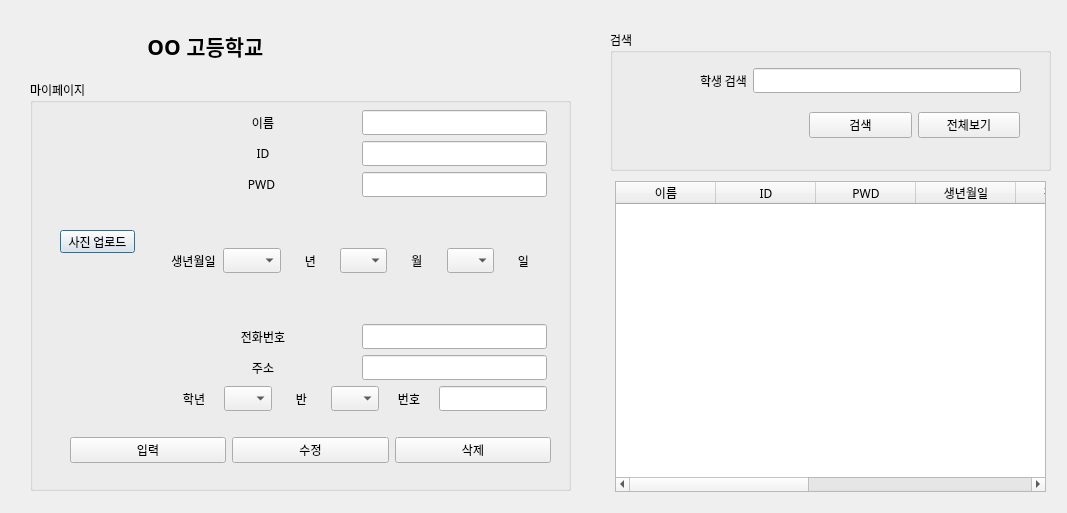
<?xml version="1.0" encoding="UTF-8"?>
<ui version="4.0">
 <class>Dialog</class>
 <widget class="QDialog" name="Dialog">
  <property name="geometry">
   <rect>
    <x>0</x>
    <y>0</y>
    <width>1067</width>
    <height>513</height>
   </rect>
  </property>
  <property name="font">
   <font>
    <family>D2Coding</family>
   </font>
  </property>
  <property name="windowTitle">
   <string>OO고등학교 출결관리앱</string>
  </property>
  <widget class="QLabel" name="label">
   <property name="geometry">
    <rect>
     <x>50</x>
     <y>20</y>
     <width>56</width>
     <height>51</height>
    </rect>
   </property>
   <property name="text">
    <string/>
   </property>
   <property name="pixmap">
    <pixmap>../image/다운로드 (7).png</pixmap>
   </property>
   <property name="alignment">
    <set>Qt::AlignCenter</set>
   </property>
  </widget>
  <widget class="QLabel" name="label_2">
   <property name="geometry">
    <rect>
     <x>130</x>
     <y>20</y>
     <width>151</width>
     <height>51</height>
    </rect>
   </property>
   <property name="font">
    <font>
     <pointsize>16</pointsize>
     <weight>75</weight>
     <bold>true</bold>
    </font>
   </property>
   <property name="text">
    <string>OO 고등학교</string>
   </property>
   <property name="alignment">
    <set>Qt::AlignCenter</set>
   </property>
  </widget>
  <widget class="QGroupBox" name="groupBox">
   <property name="geometry">
    <rect>
     <x>30</x>
     <y>80</y>
     <width>541</width>
     <height>411</height>
    </rect>
   </property>
   <property name="title">
    <string>마이페이지</string>
   </property>
   <widget class="QLabel" name="label_3">
    <property name="geometry">
     <rect>
      <x>30</x>
      <y>40</y>
      <width>81</width>
      <height>91</height>
     </rect>
    </property>
    <property name="text">
     <string/>
    </property>
    <property name="pixmap">
     <pixmap>../image/다운로드 (9).png</pixmap>
    </property>
   </widget>
   <widget class="QPushButton" name="pushButton">
    <property name="geometry">
     <rect>
      <x>30</x>
      <y>150</y>
      <width>75</width>
      <height>23</height>
     </rect>
    </property>
    <property name="text">
     <string>사진 업로드</string>
    </property>
   </widget>
   <widget class="QWidget" name="verticalLayoutWidget">
    <property name="geometry">
     <rect>
      <x>140</x>
      <y>30</y>
      <width>377</width>
      <height>301</height>
     </rect>
    </property>
    <layout class="QVBoxLayout" name="verticalLayout">
     <item>
      <layout class="QHBoxLayout" name="horizontalLayout_3">
       <item>
        <widget class="QLabel" name="label_13">
         <property name="text">
          <string>이름</string>
         </property>
         <property name="alignment">
          <set>Qt::AlignCenter</set>
         </property>
        </widget>
       </item>
       <item>
        <widget class="QLineEdit" name="lineEdit_10">
         <property name="sizePolicy">
          <sizepolicy hsizetype="Preferred" vsizetype="Fixed">
           <horstretch>0</horstretch>
           <verstretch>0</verstretch>
          </sizepolicy>
         </property>
        </widget>
       </item>
      </layout>
     </item>
     <item>
      <layout class="QHBoxLayout" name="horizontalLayout_4">
       <item>
        <widget class="QLabel" name="label_6">
         <property name="text">
          <string>ID</string>
         </property>
         <property name="alignment">
          <set>Qt::AlignCenter</set>
         </property>
        </widget>
       </item>
       <item>
        <widget class="QLineEdit" name="lineEdit_2">
         <property name="sizePolicy">
          <sizepolicy hsizetype="Preferred" vsizetype="Fixed">
           <horstretch>0</horstretch>
           <verstretch>0</verstretch>
          </sizepolicy>
         </property>
        </widget>
       </item>
      </layout>
     </item>
     <item>
      <layout class="QHBoxLayout" name="horizontalLayout_10">
       <item>
        <widget class="QLabel" name="label_7">
         <property name="text">
          <string>PWD </string>
         </property>
         <property name="alignment">
          <set>Qt::AlignCenter</set>
         </property>
        </widget>
       </item>
       <item>
        <widget class="QLineEdit" name="lineEdit_3">
         <property name="sizePolicy">
          <sizepolicy hsizetype="Preferred" vsizetype="Fixed">
           <horstretch>0</horstretch>
           <verstretch>0</verstretch>
          </sizepolicy>
         </property>
        </widget>
       </item>
      </layout>
     </item>
     <item>
      <layout class="QHBoxLayout" name="horizontalLayout_5">
       <item>
        <widget class="QLabel" name="label_8">
         <property name="text">
          <string>생년월일</string>
         </property>
         <property name="alignment">
          <set>Qt::AlignCenter</set>
         </property>
        </widget>
       </item>
       <item>
        <widget class="QComboBox" name="comboBox_3">
         <item>
          <property name="text">
           <string/>
          </property>
         </item>
         <item>
          <property name="text">
           <string>2007</string>
          </property>
         </item>
         <item>
          <property name="text">
           <string>2006</string>
          </property>
         </item>
         <item>
          <property name="text">
           <string>2005</string>
          </property>
         </item>
         <item>
          <property name="text">
           <string>2004</string>
          </property>
         </item>
         <item>
          <property name="text">
           <string>2003</string>
          </property>
         </item>
         <item>
          <property name="text">
           <string>2002</string>
          </property>
         </item>
         <item>
          <property name="text">
           <string>2001</string>
          </property>
         </item>
         <item>
          <property name="text">
           <string>2000</string>
          </property>
         </item>
         <item>
          <property name="text">
           <string>1999</string>
          </property>
         </item>
         <item>
          <property name="text">
           <string>1998</string>
          </property>
         </item>
         <item>
          <property name="text">
           <string>1997</string>
          </property>
         </item>
         <item>
          <property name="text">
           <string>1996</string>
          </property>
         </item>
         <item>
          <property name="text">
           <string>1995</string>
          </property>
         </item>
         <item>
          <property name="text">
           <string>1994</string>
          </property>
         </item>
         <item>
          <property name="text">
           <string>1993</string>
          </property>
         </item>
         <item>
          <property name="text">
           <string>1992</string>
          </property>
         </item>
         <item>
          <property name="text">
           <string>1991</string>
          </property>
         </item>
         <item>
          <property name="text">
           <string>1990</string>
          </property>
         </item>
         <item>
          <property name="text">
           <string>1989</string>
          </property>
         </item>
         <item>
          <property name="text">
           <string>1988</string>
          </property>
         </item>
         <item>
          <property name="text">
           <string>1987</string>
          </property>
         </item>
         <item>
          <property name="text">
           <string>1986</string>
          </property>
         </item>
         <item>
          <property name="text">
           <string>1985</string>
          </property>
         </item>
         <item>
          <property name="text">
           <string>1984</string>
          </property>
         </item>
         <item>
          <property name="text">
           <string>1983</string>
          </property>
         </item>
         <item>
          <property name="text">
           <string>1982</string>
          </property>
         </item>
         <item>
          <property name="text">
           <string>1981</string>
          </property>
         </item>
         <item>
          <property name="text">
           <string>1980</string>
          </property>
         </item>
         <item>
          <property name="text">
           <string>1979</string>
          </property>
         </item>
         <item>
          <property name="text">
           <string>1978</string>
          </property>
         </item>
         <item>
          <property name="text">
           <string>1977</string>
          </property>
         </item>
         <item>
          <property name="text">
           <string>1976</string>
          </property>
         </item>
         <item>
          <property name="text">
           <string>1975</string>
          </property>
         </item>
         <item>
          <property name="text">
           <string>1974</string>
          </property>
         </item>
         <item>
          <property name="text">
           <string>1973</string>
          </property>
         </item>
         <item>
          <property name="text">
           <string>1972</string>
          </property>
         </item>
         <item>
          <property name="text">
           <string>1971</string>
          </property>
         </item>
         <item>
          <property name="text">
           <string>1970</string>
          </property>
         </item>
         <item>
          <property name="text">
           <string>1969</string>
          </property>
         </item>
         <item>
          <property name="text">
           <string>1968</string>
          </property>
         </item>
         <item>
          <property name="text">
           <string>1967</string>
          </property>
         </item>
         <item>
          <property name="text">
           <string>1966</string>
          </property>
         </item>
         <item>
          <property name="text">
           <string>1965</string>
          </property>
         </item>
         <item>
          <property name="text">
           <string>1964</string>
          </property>
         </item>
         <item>
          <property name="text">
           <string>1963</string>
          </property>
         </item>
         <item>
          <property name="text">
           <string>1962</string>
          </property>
         </item>
         <item>
          <property name="text">
           <string>1961</string>
          </property>
         </item>
         <item>
          <property name="text">
           <string>1960</string>
          </property>
         </item>
        </widget>
       </item>
       <item>
        <widget class="QLabel" name="label_14">
         <property name="text">
          <string>년</string>
         </property>
         <property name="alignment">
          <set>Qt::AlignCenter</set>
         </property>
        </widget>
       </item>
       <item>
        <widget class="QComboBox" name="comboBox_4">
         <item>
          <property name="text">
           <string/>
          </property>
         </item>
         <item>
          <property name="text">
           <string>1</string>
          </property>
         </item>
         <item>
          <property name="text">
           <string>2</string>
          </property>
         </item>
         <item>
          <property name="text">
           <string>3</string>
          </property>
         </item>
         <item>
          <property name="text">
           <string>4</string>
          </property>
         </item>
         <item>
          <property name="text">
           <string>5</string>
          </property>
         </item>
         <item>
          <property name="text">
           <string>6</string>
          </property>
         </item>
         <item>
          <property name="text">
           <string>7</string>
          </property>
         </item>
         <item>
          <property name="text">
           <string>8</string>
          </property>
         </item>
         <item>
          <property name="text">
           <string>9</string>
          </property>
         </item>
         <item>
          <property name="text">
           <string>10</string>
          </property>
         </item>
         <item>
          <property name="text">
           <string>11</string>
          </property>
         </item>
         <item>
          <property name="text">
           <string>12</string>
          </property>
         </item>
        </widget>
       </item>
       <item>
        <widget class="QLabel" name="label_15">
         <property name="text">
          <string>월</string>
         </property>
         <property name="alignment">
          <set>Qt::AlignCenter</set>
         </property>
        </widget>
       </item>
       <item>
        <widget class="QComboBox" name="comboBox_5">
         <item>
          <property name="text">
           <string/>
          </property>
         </item>
         <item>
          <property name="text">
           <string>1</string>
          </property>
         </item>
         <item>
          <property name="text">
           <string>2</string>
          </property>
         </item>
         <item>
          <property name="text">
           <string>3</string>
          </property>
         </item>
         <item>
          <property name="text">
           <string>4</string>
          </property>
         </item>
         <item>
          <property name="text">
           <string>5</string>
          </property>
         </item>
         <item>
          <property name="text">
           <string>6</string>
          </property>
         </item>
         <item>
          <property name="text">
           <string>7</string>
          </property>
         </item>
         <item>
          <property name="text">
           <string>8</string>
          </property>
         </item>
         <item>
          <property name="text">
           <string>9</string>
          </property>
         </item>
         <item>
          <property name="text">
           <string>10</string>
          </property>
         </item>
         <item>
          <property name="text">
           <string>11</string>
          </property>
         </item>
         <item>
          <property name="text">
           <string>12</string>
          </property>
         </item>
         <item>
          <property name="text">
           <string>13</string>
          </property>
         </item>
         <item>
          <property name="text">
           <string>14</string>
          </property>
         </item>
         <item>
          <property name="text">
           <string>15</string>
          </property>
         </item>
         <item>
          <property name="text">
           <string>16</string>
          </property>
         </item>
         <item>
          <property name="text">
           <string>17</string>
          </property>
         </item>
         <item>
          <property name="text">
           <string>18</string>
          </property>
         </item>
         <item>
          <property name="text">
           <string>19</string>
          </property>
         </item>
         <item>
          <property name="text">
           <string>20</string>
          </property>
         </item>
         <item>
          <property name="text">
           <string>21</string>
          </property>
         </item>
         <item>
          <property name="text">
           <string>22</string>
          </property>
         </item>
         <item>
          <property name="text">
           <string>23</string>
          </property>
         </item>
         <item>
          <property name="text">
           <string>24</string>
          </property>
         </item>
         <item>
          <property name="text">
           <string>25</string>
          </property>
         </item>
         <item>
          <property name="text">
           <string>26</string>
          </property>
         </item>
         <item>
          <property name="text">
           <string>27</string>
          </property>
         </item>
         <item>
          <property name="text">
           <string>28</string>
          </property>
         </item>
         <item>
          <property name="text">
           <string>29</string>
          </property>
         </item>
         <item>
          <property name="text">
           <string>30</string>
          </property>
         </item>
         <item>
          <property name="text">
           <string>31</string>
          </property>
         </item>
        </widget>
       </item>
       <item>
        <widget class="QLabel" name="label_16">
         <property name="text">
          <string>일</string>
         </property>
         <property name="alignment">
          <set>Qt::AlignCenter</set>
         </property>
        </widget>
       </item>
      </layout>
     </item>
     <item>
      <layout class="QHBoxLayout" name="horizontalLayout_7">
       <item>
        <widget class="QLabel" name="label_9">
         <property name="text">
          <string>전화번호</string>
         </property>
         <property name="alignment">
          <set>Qt::AlignCenter</set>
         </property>
        </widget>
       </item>
       <item>
        <widget class="QLineEdit" name="lineEdit_5">
         <property name="sizePolicy">
          <sizepolicy hsizetype="Preferred" vsizetype="Fixed">
           <horstretch>0</horstretch>
           <verstretch>0</verstretch>
          </sizepolicy>
         </property>
        </widget>
       </item>
      </layout>
     </item>
     <item>
      <layout class="QHBoxLayout" name="horizontalLayout_9">
       <item>
        <widget class="QLabel" name="label_10">
         <property name="text">
          <string>주소</string>
         </property>
         <property name="alignment">
          <set>Qt::AlignCenter</set>
         </property>
        </widget>
       </item>
       <item>
        <widget class="QLineEdit" name="lineEdit_6">
         <property name="sizePolicy">
          <sizepolicy hsizetype="Preferred" vsizetype="Fixed">
           <horstretch>0</horstretch>
           <verstretch>0</verstretch>
          </sizepolicy>
         </property>
        </widget>
       </item>
      </layout>
     </item>
     <item>
      <layout class="QHBoxLayout" name="horizontalLayout_6">
       <item>
        <widget class="QLabel" name="label_12">
         <property name="text">
          <string>학년</string>
         </property>
         <property name="alignment">
          <set>Qt::AlignCenter</set>
         </property>
        </widget>
       </item>
       <item>
        <widget class="QComboBox" name="comboBox">
         <item>
          <property name="text">
           <string/>
          </property>
         </item>
         <item>
          <property name="text">
           <string>1</string>
          </property>
         </item>
         <item>
          <property name="text">
           <string>2</string>
          </property>
         </item>
         <item>
          <property name="text">
           <string>3</string>
          </property>
         </item>
        </widget>
       </item>
       <item>
        <widget class="QLabel" name="label_5">
         <property name="text">
          <string>반</string>
         </property>
         <property name="alignment">
          <set>Qt::AlignCenter</set>
         </property>
        </widget>
       </item>
       <item>
        <widget class="QComboBox" name="comboBox_2">
         <item>
          <property name="text">
           <string/>
          </property>
         </item>
         <item>
          <property name="text">
           <string>1</string>
          </property>
         </item>
         <item>
          <property name="text">
           <string>2</string>
          </property>
         </item>
         <item>
          <property name="text">
           <string>3</string>
          </property>
         </item>
         <item>
          <property name="text">
           <string>4</string>
          </property>
         </item>
         <item>
          <property name="text">
           <string>5</string>
          </property>
         </item>
         <item>
          <property name="text">
           <string>6</string>
          </property>
         </item>
         <item>
          <property name="text">
           <string>7</string>
          </property>
         </item>
         <item>
          <property name="text">
           <string>8</string>
          </property>
         </item>
         <item>
          <property name="text">
           <string>9</string>
          </property>
         </item>
         <item>
          <property name="text">
           <string>10</string>
          </property>
         </item>
        </widget>
       </item>
       <item>
        <widget class="QLabel" name="label_11">
         <property name="text">
          <string>번호</string>
         </property>
         <property name="alignment">
          <set>Qt::AlignCenter</set>
         </property>
        </widget>
       </item>
       <item>
        <widget class="QLineEdit" name="lineEdit_4">
         <property name="sizePolicy">
          <sizepolicy hsizetype="Preferred" vsizetype="Fixed">
           <horstretch>0</horstretch>
           <verstretch>0</verstretch>
          </sizepolicy>
         </property>
        </widget>
       </item>
      </layout>
     </item>
    </layout>
   </widget>
   <widget class="QWidget" name="horizontalLayoutWidget_11">
    <property name="geometry">
     <rect>
      <x>40</x>
      <y>350</y>
      <width>481</width>
      <height>41</height>
     </rect>
    </property>
    <layout class="QHBoxLayout" name="horizontalLayout_11">
     <item>
      <widget class="QPushButton" name="pushButton_8">
       <property name="text">
        <string>입력</string>
       </property>
      </widget>
     </item>
     <item>
      <widget class="QPushButton" name="pushButton_7">
       <property name="text">
        <string>수정</string>
       </property>
      </widget>
     </item>
     <item>
      <widget class="QPushButton" name="pushButton_6">
       <property name="text">
        <string>삭제</string>
       </property>
      </widget>
     </item>
    </layout>
   </widget>
  </widget>
  <widget class="QGroupBox" name="groupBox_2">
   <property name="geometry">
    <rect>
     <x>610</x>
     <y>30</y>
     <width>441</width>
     <height>141</height>
    </rect>
   </property>
   <property name="title">
    <string>검색</string>
   </property>
   <widget class="QWidget" name="horizontalLayoutWidget">
    <property name="geometry">
     <rect>
      <x>90</x>
      <y>30</y>
      <width>321</width>
      <height>41</height>
     </rect>
    </property>
    <layout class="QHBoxLayout" name="horizontalLayout">
     <item>
      <widget class="QLabel" name="label_4">
       <property name="text">
        <string>학생 검색</string>
       </property>
      </widget>
     </item>
     <item>
      <widget class="QLineEdit" name="lineEdit">
       <property name="sizePolicy">
        <sizepolicy hsizetype="Expanding" vsizetype="Fixed">
         <horstretch>0</horstretch>
         <verstretch>0</verstretch>
        </sizepolicy>
       </property>
      </widget>
     </item>
    </layout>
   </widget>
   <widget class="QWidget" name="horizontalLayoutWidget_2">
    <property name="geometry">
     <rect>
      <x>199</x>
      <y>80</y>
      <width>211</width>
      <height>31</height>
     </rect>
    </property>
    <layout class="QHBoxLayout" name="horizontalLayout_2">
     <item>
      <widget class="QPushButton" name="pushButton_2">
       <property name="text">
        <string>검색</string>
       </property>
      </widget>
     </item>
     <item>
      <widget class="QPushButton" name="pushButton_3">
       <property name="text">
        <string>전체보기</string>
       </property>
      </widget>
     </item>
    </layout>
   </widget>
  </widget>
  <widget class="QTableWidget" name="tableWidget">
   <property name="geometry">
    <rect>
     <x>615</x>
     <y>181</y>
     <width>431</width>
     <height>311</height>
    </rect>
   </property>
   <column>
    <property name="text">
     <string>이름</string>
    </property>
   </column>
   <column>
    <property name="text">
     <string>ID</string>
    </property>
   </column>
   <column>
    <property name="text">
     <string>PWD</string>
    </property>
   </column>
   <column>
    <property name="text">
     <string>생년월일</string>
    </property>
   </column>
   <column>
    <property name="text">
     <string>전화번호</string>
    </property>
   </column>
   <column>
    <property name="text">
     <string>주소</string>
    </property>
   </column>
   <column>
    <property name="text">
     <string>New Column</string>
    </property>
   </column>
   <column>
    <property name="text">
     <string>학년</string>
    </property>
   </column>
   <column>
    <property name="text">
     <string>번호</string>
    </property>
   </column>
  </widget>
 </widget>
 <resources/>
 <connections/>
</ui>
